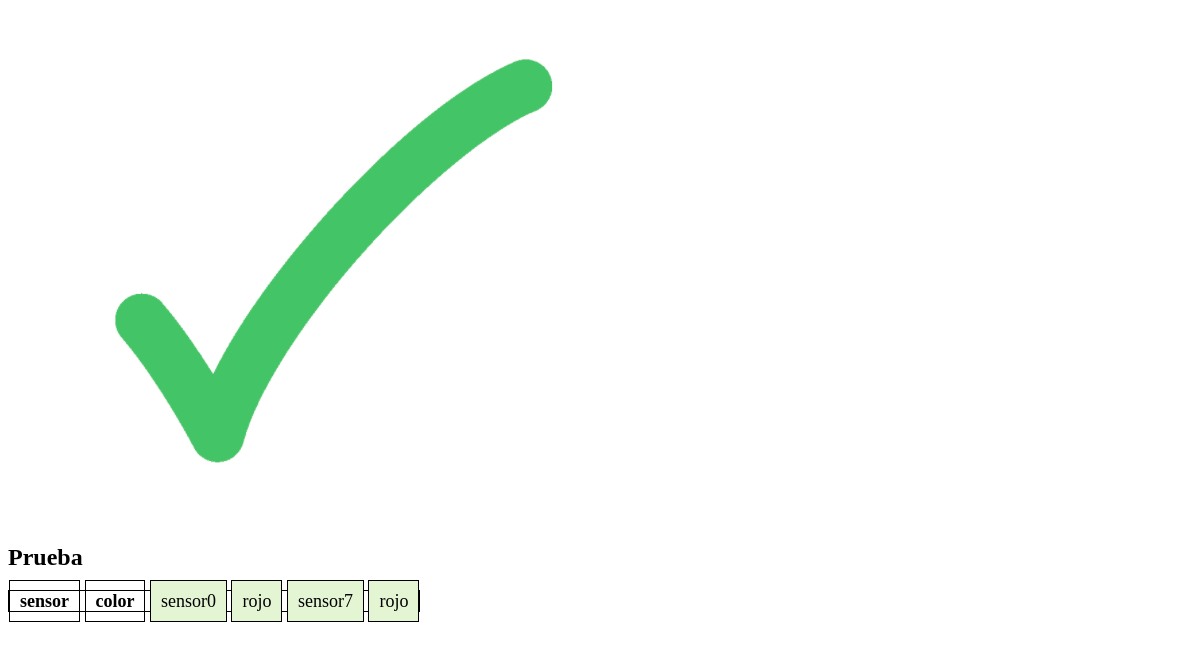
The page /tableroFinal/rojos.php on the database as committed earlier.
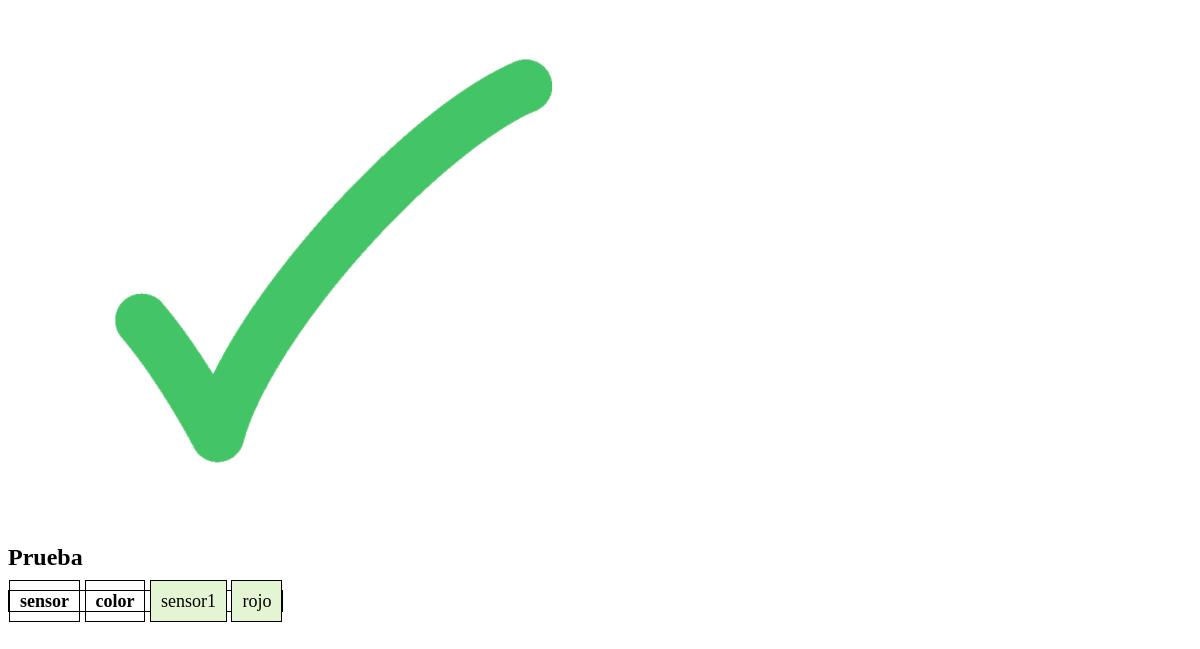
The same page on the database as committed later.
### tables this page shows
CREATE TABLE `colors` (
  `sensor` varchar(255) NOT NULL,
  `color` varchar(255) NOT NULL
);

### tableroFinal/rojos.php (the view, shortened to what this page needs)
<?php
$user = 'root';
$password = 'root';
$database = 'SENSORS';
$servername = 'localhost';
$mysqli = new mysqli(
    $servername,
    $user,
    $password,
    $database
);
$sql = "SELECT * FROM colors WHERE color = 'rojo';";
$result = $mysqli->query($sql);
?>
<!DOCTYPE html>
<html lang="en">
<head>
    <picture>
        <source media="(min-width: 1000px)" srcset="paloma.png">
        <source media="(max-width: 500px)" srcset="lpaloma.png">
        <img src="paloma.png" alt="My logo">
    </picture>
</head>
<body>
    <section>
        <h1>Prueba</h1>
        <tablerojos>
            <trrojos>
                <throjos>sensor</throjos>
                <throjos>color</throjos>
            </trrojos>
            <?php
            while ($rows = $result->fetch_assoc()) {
            ?>
                <trrojos>
                    <tdrojos><?php echo $rows['sensor']; ?></tdrojos>
                    <tdrojos><?php echo $rows['color']; ?></tdrojos>
                </trrojos>
            <?php
            }
            ?>
        </tablerojos>
    </section>
</body>
</html>

### tableroFinal/rojos.php (style rules this page uses)
tablerojos { margin: 0 auto; font-size: large; border: 1px solid black; }
tdrojos { background-color: #E4F5D4; border: 1px solid black; }
throjos, tdrojos { font-weight: bold; border: 1px solid black; padding: 10px; text-align: center; }
tdrojos { font-weight: lighter; }

Rows that differ between the two databases and show on the page:
removed colors: sensor "sensor0", color "rojo"
removed colors: sensor "sensor7", color "rojo"
added colors: sensor "sensor1", color "rojo"
